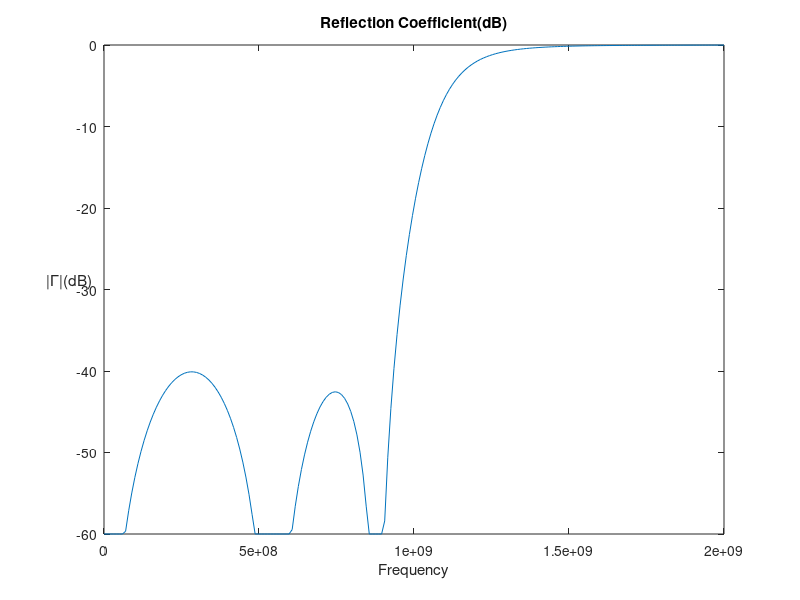
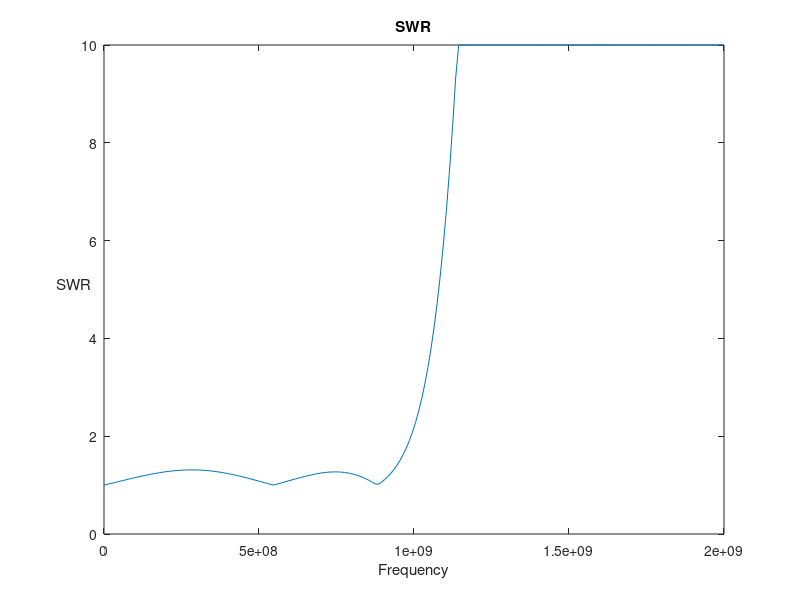

The MATLAB source for these figures, in order:
% Intitializing variables
fo = 10^9;
N = 201;
Zo = 50;
ZH = 150;
ZL = 20;

% f vector
f = 0:(2*fo/N):(2*fo);

% β(f)*l
bl1 = (pi/180)*21.903*f/fo;
bl2 = (pi/180)*31.426*f/fo;
bl3 = (pi/180)*37.72*f/fo;
bl4 = bl2;
bl5 = bl1;

% Calculation of Reflection Coefficient Magnitude and SWR
Zin1 = Zo;

Zin2 = ZH*(Zin1 + 1i*ZH*tan(bl5))./(ZH + 1i*Zin1*tan(bl5));

Zin3 = ZL*(Zin2 + 1i*ZL*tan(bl4))./(ZL + 1i*Zin2.*tan(bl4));

Zin4 = ZH*(Zin3 + 1i*ZH*tan(bl3))./(ZH + 1i*Zin3.*tan(bl3));

Zin5 = ZL*(Zin4 + 1i*ZL*tan(bl2))./(ZL + 1i*Zin4.*tan(bl2));

Zin = ZH*(Zin5 + 1i*ZH*tan(bl1))./(ZH + 1i*Zin5.*tan(bl1));

%Finally
S11 = abs((Zin - Zo)./(Zin + Zo));
S11_dB = 20*log(S11);
SWR = (1 + S11)./(1 - S11);

%Plots
S11_dB(S11_dB < -60) = -60;

figure
plot(f,S11_dB);
title('Reflection Coefficient(dB)')
hold on
xlabel("Frequency");
ylabel("|Γ|(dB)","Rotation",0);
hold off

SWR(SWR > 10) = 10;

figure
plot(f,SWR);
title("SWR")
hold on
xlabel("Frequency");
ylabel("SWR","Rotation",0);
hold off










